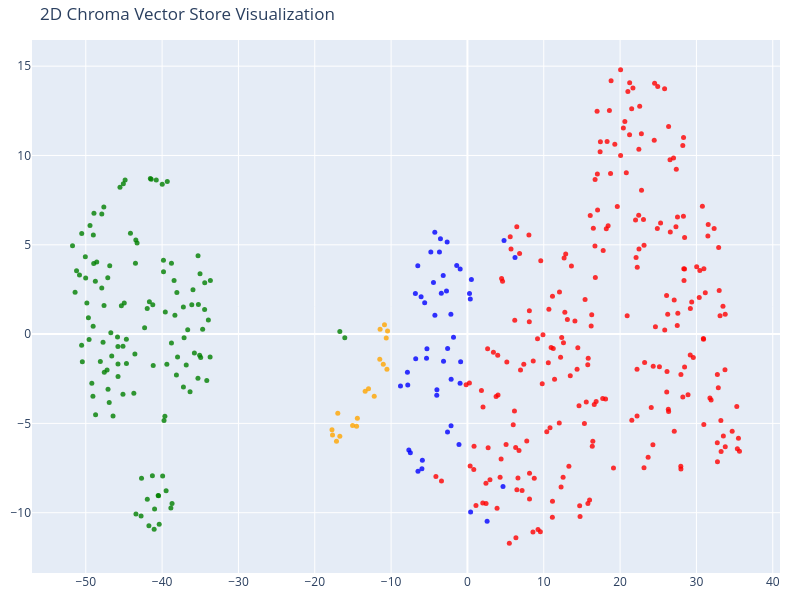

Here is the notebook cell this chart was saved with:
### Code cell
tsne = TSNE(n_components=2, random_state=42)
reduced_vectors = tsne.fit_transform(vectors)

# Create the 2D scatter plot
fig = go.Figure(data=[go.Scatter(
    x=reduced_vectors[:, 0],
    y=reduced_vectors[:, 1],
    mode='markers',
    marker=dict(size=5, color=colors, opacity=0.8),
    text=[f"Type: {t}<br>Text: {d[:100]}..." for t, d in zip(doc_types, documents)],
    hoverinfo='text'
)])

fig.update_layout(title='2D Chroma Vector Store Visualization',
    scene=dict(xaxis_title='x',yaxis_title='y'),
    width=800,
    height=600,
    margin=dict(r=20, b=10, l=10, t=40)
)

fig.show()

### Figure 1 — Plotly figure (JSON) as saved in the notebook; plotly's stock layout.template omitted (floating-point values rounded to 4 significant figures; data arrays with more than 128 entries replaced by an {"elided": "..."} marker saying what was removed)
{"data": [{"hoverinfo": "text", "marker": {"color": {"elided": "413 str values"}, "opacity": 0.8, "size": 5}, "mode": "markers", "text": ["Type: products<br>Text: # About Insurellm\n\nInsurellm was founded by Avery Lancaster in 2015 as an insurance tech startup des...", "Type: employees<br>Text: However, the company underwent a strategic restructuring in 2022-2023 to focus on profitability and ...", "Type: contracts<br>Text: - **Bizllm** quickly gained traction with 7 commercial insurance contracts, including regional carri...", "Type: company<br>Text: # Careers at Insurellm\n\n## Why Join Insurellm?\n\nAt Insurellm, we're not just building software—we're..."], "type": "scatter", "x": {"elided": "413 float values"}, "y": {"elided": "413 float values"}}], "layout": {"height": 600, "margin": {"b": 10, "l": 10, "r": 20, "t": 40}, "scene": {"xaxis": {"title": {"text": "x"}}, "yaxis": {"title": {"text": "y"}}}, "title": {"text": "2D Chroma Vector Store Visualization"}, "width": 800}}
